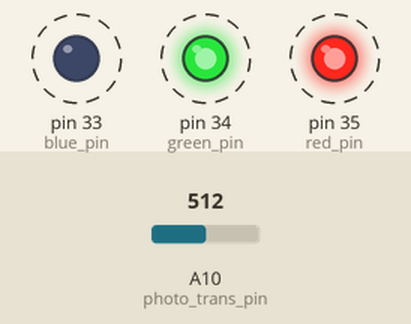
The sketch below on a simulated Arduino Mega 2560, built with avr-gcc and run on an emulated ATmega2560. Parts: output pins drawn as LEDs (lit = HIGH). Dashed ring = blinking. The test bench sets the inputs (shaded band); at power-on: A10 (photo_trans_pin) = 512. What the sketch prints to the serial monitor is not drawn.

Above: at 1.2 s.
1.3 s: A10 (photo_trans_pin) set to 1023
4.3 s: A10 (photo_trans_pin) set to 900
7.3 s: A10 (photo_trans_pin) set to 1023
10.3 s: A10 (photo_trans_pin) set to 716
22.3 s: A10 (photo_trans_pin) set to 0
Timing chart, 0 to 40.9 s (numbered marks = the images above; inputs shaded):
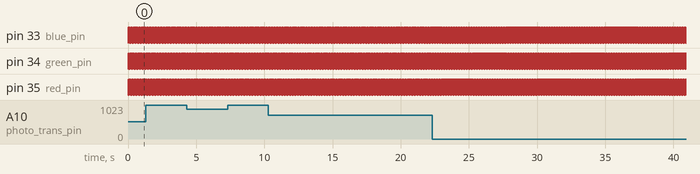

The sketch:

color_led_test.ino
```cpp
int red_pin = 35;
int green_pin = 34;
int blue_pin = 33;
int photo_trans_pin = A10;

void setup() {
  // Set Color Sensor Pins
  Serial.begin(9600);
  pinMode(blue_pin, OUTPUT);  digitalWrite(blue_pin, HIGH);
  pinMode(red_pin, OUTPUT);   digitalWrite(red_pin, HIGH);
  pinMode(green_pin,OUTPUT);  digitalWrite(green_pin, HIGH);
}

void loop() {
  // put your main code here, to run repeatedly:
  digitalWrite(red_pin, LOW);
  delay(10);
  Serial.print(analogRead(photo_trans_pin));
  Serial.print('\t');
  digitalWrite(red_pin, HIGH);

  digitalWrite(green_pin, LOW);
  delay(10);
  Serial.print(analogRead(photo_trans_pin));
  Serial.print('\t');
  digitalWrite(green_pin, HIGH);

  digitalWrite(blue_pin, LOW);
  delay(10);
  Serial.print(analogRead(photo_trans_pin));
  Serial.print('\t');
  digitalWrite(blue_pin, HIGH);

  Serial.println();
}
```

Measured:
- by itself, pin 33 (blue_pin), pin 34 (green_pin), pin 35 (red_pin): alternates HIGH for 0.02 s and LOW for 0.01 s
